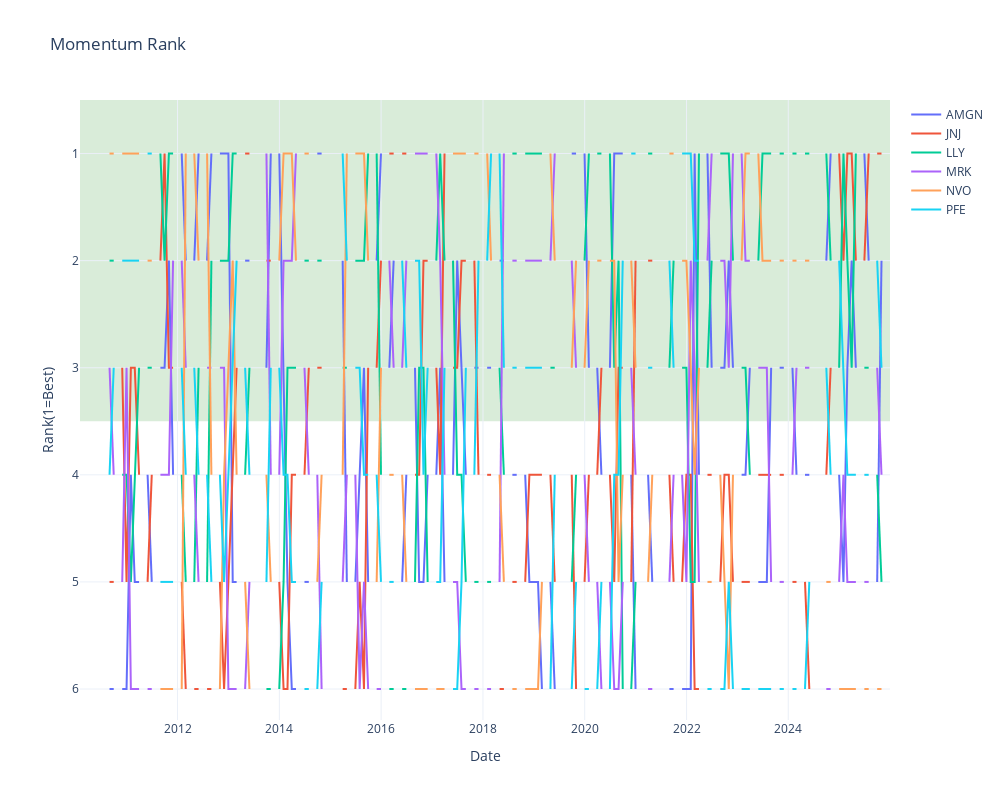
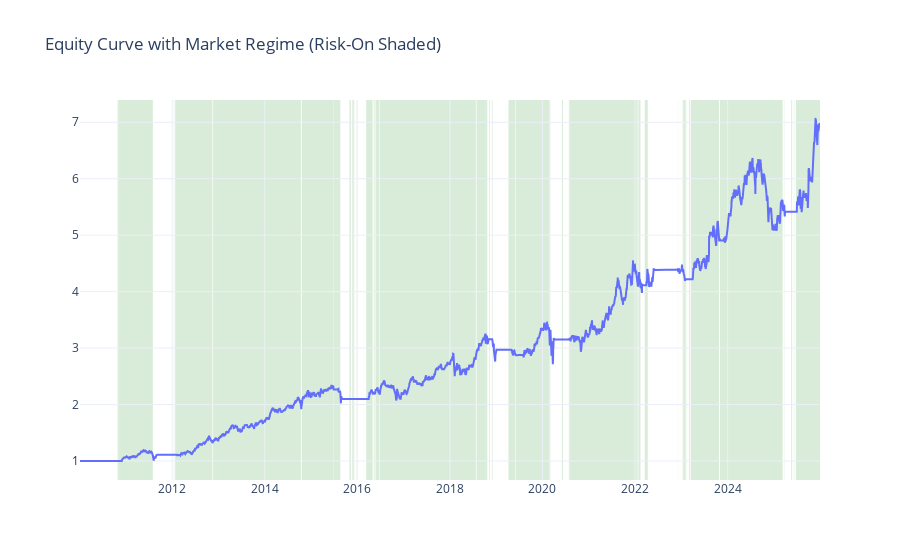

The cell these charts' notebook holds for them, in order:
### Code cell
strategy.plot_market_regime(3)

### Figure 1 — Plotly figure (JSON) as saved in the notebook; plotly's stock layout.template omitted (floating-point values rounded to 4 significant figures; data arrays with more than 128 entries replaced by an {"elided": "..."} marker saying what was removed)
{"data": [{"mode": "lines", "name": "AMGN", "type": "scatter", "x": {"elided": "192 str values"}, "y": {"elided": "192 float values"}}, {"mode": "lines", "name": "JNJ", "type": "scatter", "x": {"elided": "192 str values"}, "y": {"elided": "192 float values"}}, {"mode": "lines", "name": "LLY", "type": "scatter", "x": {"elided": "192 str values"}, "y": {"elided": "192 float values"}}, {"mode": "lines", "name": "MRK", "type": "scatter", "x": {"elided": "192 str values"}, "y": {"elided": "192 float values"}}, {"mode": "lines", "name": "NVO", "type": "scatter", "x": {"elided": "192 str values"}, "y": {"elided": "192 float values"}}, {"mode": "lines", "name": "PFE", "type": "scatter", "x": {"elided": "192 str values"}, "y": {"elided": "192 float values"}}], "layout": {"autosize": false, "height": 800, "hovermode": "x unified", "shapes": [{"fillcolor": "green", "layer": "below", "line": {"width": 0}, "opacity": 0.15, "type": "rect", "x0": 0, "x1": 1, "xref": "x domain", "y0": 0.5, "y1": 3.5, "yref": "y"}], "title": {"text": "Momentum Rank"}, "width": 1000, "xaxis": {"title": {"text": "Date"}}, "yaxis": {"autorange": "reversed", "title": {"text": "Rank(1=Best)"}}}}

### Figure 2 — Plotly figure (JSON) as saved in the notebook; plotly's stock layout.template omitted (floating-point values rounded to 4 significant figures; data arrays with more than 128 entries replaced by an {"elided": "..."} marker saying what was removed)
{"data": [{"line": {"width": 2}, "name": "Equity Curve", "type": "scatter", "x": {"elided": "4023 str values"}, "y": {"elided": "4023 float values"}}], "layout": {"hovermode": "x unified", "shapes": [{"fillcolor": "green", "layer": "below", "line": {"width": 0}, "opacity": 0.15, "type": "rect", "x0": "2010-10-25T00:00:00", "x1": "2010-10-27T00:00:00", "xref": "x", "y0": 0, "y1": 1, "yref": "y domain"}, {"fillcolor": "green", "layer": "below", "line": {"width": 0}, "opacity": 0.15, "type": "rect", "x0": "2010-10-28T00:00:00", "x1": "2010-10-29T00:00:00", "xref": "x", "y0": 0, "y1": 1, "yref": "y domain"}, {"fillcolor": "green", "layer": "below", "line": {"width": 0}, "opacity": 0.15, "type": "rect", "x0": "2010-11-01T00:00:00", "x1": "2011-08-02T00:00:00", "xref": "x", "y0": 0, "y1": 1, "yref": "y domain"}, {"fillcolor": "green", "layer": "below", "line": {"width": 0}, "opacity": 0.15, "type": "rect", "x0": "2012-01-12T00:00:00", "x1": "2012-01-13T00:00:00", "xref": "x", "y0": 0, "y1": 1, "yref": "y domain"}, {"fillcolor": "green", "layer": "below", "line": {"width": 0}, "opacity": 0.15, "type": "rect", "x0": "2012-01-17T00:00:00", "x1": "2012-01-18T00:00:00", "xref": "x", "y0": 0, "y1": 1, "yref": "y domain"}, {"fillcolor": "green", "layer": "below", "line": {"width": 0}, "opacity": 0.15, "type": "rect", "x0": "2012-01-19T00:00:00", "x1": "2012-01-20T00:00:00", "xref": "x", "y0": 0, "y1": 1, "yref": "y domain"}, {"fillcolor": "green", "layer": "below", "line": {"width": 0}, "opacity": 0.15, "type": "rect", "x0": "2012-01-25T00:00:00", "x1": "2012-11-14T00:00:00", "xref": "x", "y0": 0, "y1": 1, "yref": "y domain"}, {"fillcolor": "green", "layer": "below", "line": {"width": 0}, "opacity": 0.15, "type": "rect", "x0": "2012-11-19T00:00:00", "x1": "2014-10-13T00:00:00", "xref": "x", "y0": 0, "y1": 1, "yref": "y domain"}, {"fillcolor": "green", "layer": "below", "line": {"width": 0}, "opacity": 0.15, "type": "rect", "x0": "2014-10-20T00:00:00", "x1": "2015-06-29T00:00:00", "xref": "x", "y0": 0, "y1": 1, "yref": "y domain"}, {"fillcolor": "green", "layer": "below", "line": {"width": 0}, "opacity": 0.15, "type": "rect", "x0": "2015-07-01T00:00:00", "x1": "2015-08-20T00:00:00", "xref": "x", "y0": 0, "y1": 1, "yref": "y domain"}, {"fillcolor": "green", "layer": "below", "line": {"width": 0}, "opacity": 0.15, "type": "rect", "x0": "2015-10-28T00:00:00", "x1": "2015-10-30T00:00:00", "xref": "x", "y0": 0, "y1": 1, "yref": "y domain"}, {"fillcolor": "green", "layer": "below", "line": {"width": 0}, "opacity": 0.15, "type": "rect", "x0": "2015-11-02T00:00:00", "x1": "2015-11-11T00:00:00", "xref": "x", "y0": 0, "y1": 1, "yref": "y domain"}, {"fillcolor": "green", "layer": "below", "line": {"width": 0}, "opacity": 0.15, "type": "rect", "x0": "2015-11-20T00:00:00", "x1": "2015-11-23T00:00:00", "xref": "x", "y0": 0, "y1": 1, "yref": "y domain"}, {"fillcolor": "green", "layer": "below", "line": {"width": 0}, "opacity": 0.15, "type": "rect", "x0": "2015-11-25T00:00:00", "x1": "2015-11-30T00:00:00", "xref": "x", "y0": 0, "y1": 1, "yref": "y domain"}, {"fillcolor": "green", "layer": "below", "line": {"width": 0}, "opacity": 0.15, "type": "rect", "x0": "2015-12-01T00:00:00", "x1": "2015-12-03T00:00:00", "xref": "x", "y0": 0, "y1": 1, "yref": "y domain"}, {"fillcolor": "green", "layer": "below", "line": {"width": 0}, "opacity": 0.15, "type": "rect", "x0": "2015-12-04T00:00:00", "x1": "2015-12-08T00:00:00", "xref": "x", "y0": 0, "y1": 1, "yref": "y domain"}, {"fillcolor": "green", "layer": "below", "line": {"width": 0}, "opacity": 0.15, "type": "rect", "x0": "2015-12-28T00:00:00", "x1": "2015-12-31T00:00:00", "xref": "x", "y0": 0, "y1": 1, "yref": "y domain"}, {"fillcolor": "green", "layer": "below", "line": {"width": 0}, "opacity": 0.15, "type": "rect", "x0": "2016-03-11T00:00:00", "x1": "2016-04-29T00:00:00", "xref": "x", "y0": 0, "y1": 1, "yref": "y domain"}, {"fillcolor": "green", "layer": "below", "line": {"width": 0}, "opacity": 0.15, "type": "rect", "x0": "2016-05-02T00:00:00", "x1": "2016-05-04T00:00:00", "xref": "x", "y0": 0, "y1": 1, "yref": "y domain"}, {"fillcolor": "green", "layer": "below", "line": {"width": 0}, "opacity": 0.15, "type": "rect", "x0": "2016-05-10T00:00:00", "x1": "2016-05-13T00:00:00", "xref": "x", "y0": 0, "y1": 1, "yref": "y domain"}, {"fillcolor": "green", "layer": "below", "line": {"width": 0}, "opacity": 0.15, "type": "rect", "x0": "2016-05-16T00:00:00", "x1": "2016-05-20T00:00:00", "xref": "x", "y0": 0, "y1": 1, "yref": "y domain"}, {"fillcolor": "green", "layer": "below", "line": {"width": 0}, "opacity": 0.15, "type": "rect", "x0": "2016-05-24T00:00:00", "x1": "2016-06-24T00:00:00", "xref": "x", "y0": 0, "y1": 1, "yref": "y domain"}, {"fillcolor": "green", "layer": "below", "line": {"width": 0}, "opacity": 0.15, "type": "rect", "x0": "2016-06-28T00:00:00", "x1": "2018-07-23T00:00:00", "xref": "x", "y0": 0, "y1": 1, "yref": "y domain"}, {"fillcolor": "green", "layer": "below", "line": {"width": 0}, "opacity": 0.15, "type": "rect", "x0": "2018-07-24T00:00:00", "x1": "2018-07-27T00:00:00", "xref": "x", "y0": 0, "y1": 1, "yref": "y domain"}, {"fillcolor": "green", "layer": "below", "line": {"width": 0}, "opacity": 0.15, "type": "rect", "x0": "2018-07-31T00:00:00", "x1": "2018-10-11T00:00:00", "xref": "x", "y0": 0, "y1": 1, "yref": "y domain"}, {"fillcolor": "green", "layer": "below", "line": {"width": 0}, "opacity": 0.15, "type": "rect", "x0": "2018-10-12T00:00:00", "x1": "2018-10-23T00:00:00", "xref": "x", "y0": 0, "y1": 1, "yref": "y domain"}, {"fillcolor": "green", "layer": "below", "line": {"width": 0}, "opacity": 0.15, "type": "rect", "x0": "2018-11-06T00:00:00", "x1": "2018-11-12T00:00:00", "xref": "x", "y0": 0, "y1": 1, "yref": "y domain"}, {"fillcolor": "green", "layer": "below", "line": {"width": 0}, "opacity": 0.15, "type": "rect", "x0": "2018-11-28T00:00:00", "x1": "2018-11-29T00:00:00", "xref": "x", "y0": 0, "y1": 1, "yref": "y domain"}, {"fillcolor": "green", "layer": "below", "line": {"width": 0}, "opacity": 0.15, "type": "rect", "x0": "2018-11-30T00:00:00", "x1": "2018-12-04T00:00:00", "xref": "x", "y0": 0, "y1": 1, "yref": "y domain"}, {"fillcolor": "green", "layer": "below", "line": {"width": 0}, "opacity": 0.15, "type": "rect", "x0": "2019-04-08T00:00:00", "x1": "2019-05-31T00:00:00", "xref": "x", "y0": 0, "y1": 1, "yref": "y domain"}, {"fillcolor": "green", "layer": "below", "line": {"width": 0}, "opacity": 0.15, "type": "rect", "x0": "2019-06-04T00:00:00", "x1": "2020-02-27T00:00:00", "xref": "x", "y0": 0, "y1": 1, "yref": "y domain"}, {"fillcolor": "green", "layer": "below", "line": {"width": 0}, "opacity": 0.15, "type": "rect", "x0": "2020-03-02T00:00:00", "x1": "2020-03-03T00:00:00", "xref": "x", "y0": 0, "y1": 1, "yref": "y domain"}, {"fillcolor": "green", "layer": "below", "line": {"width": 0}, "opacity": 0.15, "type": "rect", "x0": "2020-03-04T00:00:00", "x1": "2020-03-05T00:00:00", "xref": "x", "y0": 0, "y1": 1, "yref": "y domain"}, {"fillcolor": "green", "layer": "below", "line": {"width": 0}, "opacity": 0.15, "type": "rect", "x0": "2020-06-03T00:00:00", "x1": "2020-06-11T00:00:00", "xref": "x", "y0": 0, "y1": 1, "yref": "y domain"}, {"fillcolor": "green", "layer": "below", "line": {"width": 0}, "opacity": 0.15, "type": "rect", "x0": "2020-07-27T00:00:00", "x1": "2020-07-28T00:00:00", "xref": "x", "y0": 0, "y1": 1, "yref": "y domain"}, {"fillcolor": "green", "layer": "below", "line": {"width": 0}, "opacity": 0.15, "type": "rect", "x0": "2020-07-29T00:00:00", "x1": "2020-07-30T00:00:00", "xref": "x", "y0": 0, "y1": 1, "yref": "y domain"}, {"fillcolor": "green", "layer": "below", "line": {"width": 0}, "opacity": 0.15, "type": "rect", "x0": "2020-07-31T00:00:00", "x1": "2022-01-21T00:00:00", "xref": "x", "y0": 0, "y1": 1, "yref": "y domain"}, {"fillcolor": "green", "layer": "below", "line": {"width": 0}, "opacity": 0.15, "type": "rect", "x0": "2022-01-24T00:00:00", "x1": "2022-01-25T00:00:00", "xref": "x", "y0": 0, "y1": 1, "yref": "y domain"}, {"fillcolor": "green", "layer": "below", "line": {"width": 0}, "opacity": 0.15, "type": "rect", "x0": "2022-01-28T00:00:00", "x1": "2022-02-11T00:00:00", "xref": "x", "y0": 0, "y1": 1, "yref": "y domain"}, {"fillcolor": "green", "layer": "below", "line": {"width": 0}, "opacity": 0.15, "type": "rect", "x0": "2022-02-15T00:00:00", "x1": "2022-02-17T00:00:00", "xref": "x", "y0": 0, "y1": 1, "yref": "y domain"}, {"fillcolor": "green", "layer": "below", "line": {"width": 0}, "opacity": 0.15, "type": "rect", "x0": "2022-03-18T00:00:00", "x1": "2022-04-11T00:00:00", "xref": "x", "y0": 0, "y1": 1, "yref": "y domain"}, {"fillcolor": "green", "layer": "below", "line": {"width": 0}, "opacity": 0.15, "type": "rect", "x0": "2022-11-30T00:00:00", "x1": "2022-12-01T00:00:00", "xref": "x", "y0": 0, "y1": 1, "yref": "y domain"}, {"fillcolor": "green", "layer": "below", "line": {"width": 0}, "opacity": 0.15, "type": "rect", "x0": "2022-12-13T00:00:00", "x1": "2022-12-14T00:00:00", "xref": "x", "y0": 0, "y1": 1, "yref": "y domain"}, {"fillcolor": "green", "layer": "below", "line": {"width": 0}, "opacity": 0.15, "type": "rect", "x0": "2023-01-11T00:00:00", "x1": "2023-01-18T00:00:00", "xref": "x", "y0": 0, "y1": 1, "yref": "y domain"}, {"fillcolor": "green", "layer": "below", "line": {"width": 0}, "opacity": 0.15, "type": "rect", "x0": "2023-01-20T00:00:00", "x1": "2023-01-30T00:00:00", "xref": "x", "y0": 0, "y1": 1, "yref": "y domain"}, {"fillcolor": "green", "layer": "below", "line": {"width": 0}, "opacity": 0.15, "type": "rect", "x0": "2023-02-01T00:00:00", "x1": "2023-02-06T00:00:00", "xref": "x", "y0": 0, "y1": 1, "yref": "y domain"}, {"fillcolor": "green", "layer": "below", "line": {"width": 0}, "opacity": 0.15, "type": "rect", "x0": "2023-02-07T00:00:00", "x1": "2023-02-09T00:00:00", "xref": "x", "y0": 0, "y1": 1, "yref": "y domain"}, {"fillcolor": "green", "layer": "below", "line": {"width": 0}, "opacity": 0.15, "type": "rect", "x0": "2023-03-02T00:00:00", "x1": "2023-03-09T00:00:00", "xref": "x", "y0": 0, "y1": 1, "yref": "y domain"}, {"fillcolor": "green", "layer": "below", "line": {"width": 0}, "opacity": 0.15, "type": "rect", "x0": "2023-03-16T00:00:00", "x1": "2023-10-25T00:00:00", "xref": "x", "y0": 0, "y1": 1, "yref": "y domain"}, {"fillcolor": "green", "layer": "below", "line": {"width": 0}, "opacity": 0.15, "type": "rect", "x0": "2023-11-01T00:00:00", "x1": "2025-03-10T00:00:00", "xref": "x", "y0": 0, "y1": 1, "yref": "y domain"}, {"fillcolor": "green", "layer": "below", "line": {"width": 0}, "opacity": 0.15, "type": "rect", "x0": "2025-03-24T00:00:00", "x1": "2025-03-26T00:00:00", "xref": "x", "y0": 0, "y1": 1, "yref": "y domain"}, {"fillcolor": "green", "layer": "below", "line": {"width": 0}, "opacity": 0.15, "type": "rect", "x0": "2025-05-16T00:00:00", "x1": "2025-05-22T00:00:00", "xref": "x", "y0": 0, "y1": 1, "yref": "y domain"}, {"fillcolor": "green", "layer": "below", "line": {"width": 0}, "opacity": 0.15, "type": "rect", "x0": "2025-05-27T00:00:00", "x1": "2025-05-28T00:00:00", "xref": "x", "y0": 0, "y1": 1, "yref": "y domain"}, {"fillcolor": "green", "layer": "below", "line": {"width": 0}, "opacity": 0.15, "type": "rect", "x0": "2025-06-03T00:00:00", "x1": "2025-06-04T00:00:00", "xref": "x", "y0": 0, "y1": 1, "yref": "y domain"}, {"fillcolor": "green", "layer": "below", "line": {"width": 0}, "opacity": 0.15, "type": "rect", "x0": "2025-06-10T00:00:00", "x1": "2025-06-11T00:00:00", "xref": "x", "y0": 0, "y1": 1, "yref": "y domain"}, {"fillcolor": "green", "layer": "below", "line": {"width": 0}, "opacity": 0.15, "type": "rect", "x0": "2025-06-12T00:00:00", "x1": "2025-06-13T00:00:00", "xref": "x", "y0": 0, "y1": 1, "yref": "y domain"}, {"fillcolor": "green", "layer": "below", "line": {"width": 0}, "opacity": 0.15, "type": "rect", "x0": "2025-06-23T00:00:00", "x1": "2025-12-30T00:00:00", "xref": "x", "y0": 0, "y1": 1, "yref": "y domain"}], "title": {"text": "Equity Curve with Market Regime (Risk-On Shaded)"}}}
